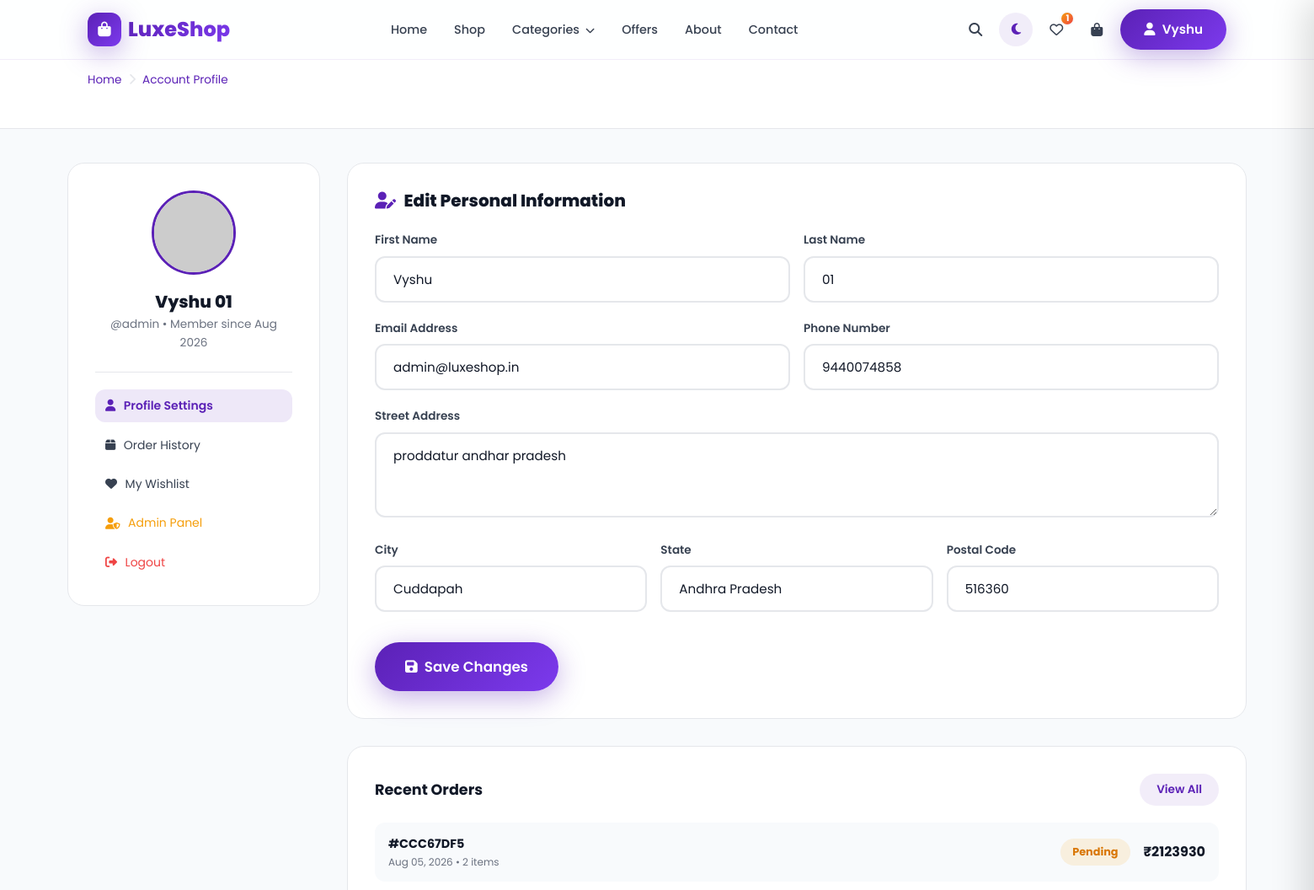
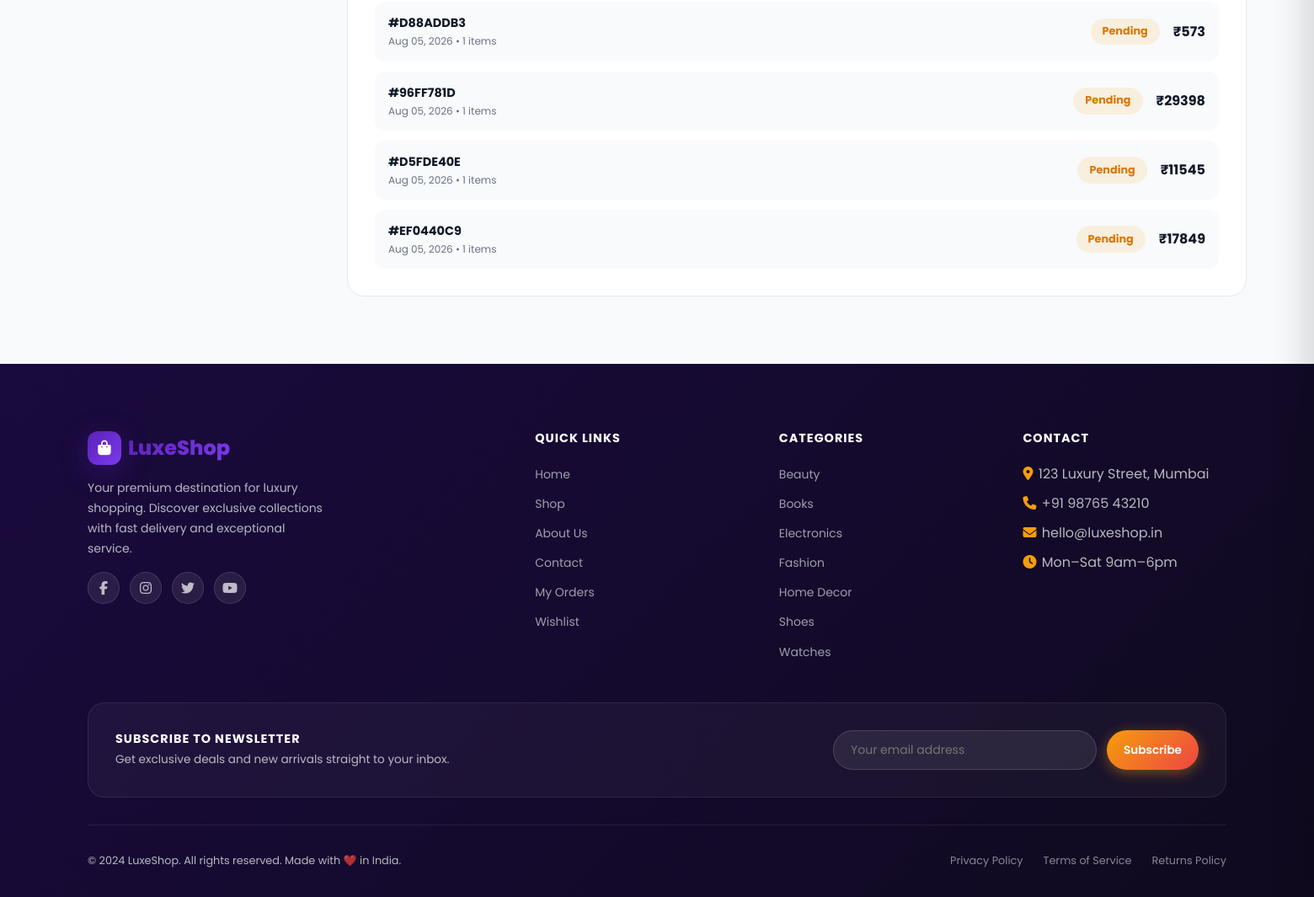
The page /users/profile/ (signed in) on the database its author committed (2 pictures, top to bottom).
### users/models.py (models this page shows, shortened)
class Profile(models.Model):
    user = models.OneToOneField(User, on_delete=models.CASCADE, related_name='profile')
    avatar = models.ImageField(upload_to='avatars/', blank=True, null=True)
    phone = models.CharField(max_length=15, blank=True)
    address = models.TextField(blank=True)
    city = models.CharField(max_length=100, blank=True)
    state = models.CharField(max_length=100, blank=True)
    postal_code = models.CharField(max_length=10, blank=True)
    created_at = models.DateTimeField(auto_now_add=True)
    @property
    def avatar_url(self):
        if self.avatar:
            return self.avatar.url
        return f"https://ui-avatars.com/api/?name={self.user.get_full_name() or self.user.username}&background=5B21B6&color=fff&size=150"

### store/models.py (models this page shows, shortened)
class Order(models.Model):
    STATUS_CHOICES = [
        ('pending', 'Pending'),
        ('confirmed', 'Confirmed'),
        ('packed', 'Packed'),
        ('shipped', 'Shipped'),
        ('delivered', 'Delivered'),
        ('cancelled', 'Cancelled'),
    ]
    PAYMENT_CHOICES = [
        ('cod', 'Cash on Delivery'),
        ('card', 'Credit/Debit Card'),
        ('upi', 'UPI'),
    ]
    order_id = models.UUIDField(default=uuid.uuid4, editable=False, unique=True)
    user = models.ForeignKey(User, on_delete=models.CASCADE, related_name='orders')
    status = models.CharField(max_length=20, choices=STATUS_CHOICES, default='pending')
    payment_method = models.CharField(max_length=10, choices=PAYMENT_CHOICES, default='cod')
    full_name = models.CharField(max_length=150)
    email = models.EmailField()
    phone = models.CharField(max_length=15)
    address = models.TextField()
    city = models.CharField(max_length=100)
    state = models.CharField(max_length=100)
    postal_code = models.CharField(max_length=10)
    subtotal = models.DecimalField(max_digits=10, decimal_places=2)
    discount = models.DecimalField(max_digits=10, decimal_places=2, default=0)
    shipping = models.DecimalField(max_digits=10, decimal_places=2, default=0)
    tax = models.DecimalField(max_digits=10, decimal_places=2, default=0)
    total = models.DecimalField(max_digits=10, decimal_places=2)
    coupon = models.ForeignKey(Coupon, on_delete=models.SET_NULL, null=True, blank=True)
    created_at = models.DateTimeField(auto_now_add=True)
    updated_at = models.DateTimeField(auto_now=True)
    class Meta:
        ordering = ['-created_at']
    @property
    def short_id(self):
        return str(self.order_id)[:8].upper()

class Category(models.Model):
    name = models.CharField(max_length=100)
    slug = models.SlugField(unique=True, blank=True)
    icon = models.CharField(max_length=100, default='fas fa-tag')
    image = models.ImageField(upload_to='categories/', blank=True, null=True)
    description = models.TextField(blank=True)
    created_at = models.DateTimeField(auto_now_add=True)
    class Meta:
        verbose_name_plural = 'Categories'
        ordering = ['name']

### users/views.py (the view)
# urls.py: path('profile/', views.profile_view, name='profile'),
@login_required
def profile_view(request):
    profile, _ = Profile.objects.get_or_create(user=request.user)
    orders = request.user.orders.all()[:5]
    if request.method == 'POST':
        form = ProfileUpdateForm(request.POST, request.FILES, instance=profile)
        if form.is_valid():
            request.user.first_name = form.cleaned_data['first_name']
            request.user.last_name = form.cleaned_data['last_name']
            request.user.email = form.cleaned_data['email']
            request.user.save()
            form.save()
            messages.success(request, 'Profile updated successfully!')
            return redirect('profile')
    else:
        form = ProfileUpdateForm(instance=profile, initial={
            'first_name': request.user.first_name,
            'last_name': request.user.last_name,
            'email': request.user.email,
        })
    return render(request, 'users/profile.html', {
        'form': form,
        'profile': profile,
        'orders': orders,
    })

### templates/users/profile.html (shortened to what this page needs)
{% extends 'base.html' %}
{% load static %}
{% block content %}
<div style="padding-top:70px">
  <div style="background:var(--card-bg);border-bottom:1px solid var(--border);padding:0.875rem 0">
    <div class="container">
      <div class="breadcrumb">
        <a href="{% url 'home' %}">Home</a>
        <span class="breadcrumb-sep"><i class="fas fa-chevron-right"></i></span>
        <span style="color:var(--primary)">Account Profile</span>
      </div>
    </div>
  </div>
  <div class="container section-padding" style="padding-top:2.5rem">
    <div style="display:grid;grid-template-columns:300px 1fr;gap:2rem;align-items:start" class="checkout-layout">
      <div style="background:var(--card-bg);border:1px solid var(--border);border-radius:var(--radius);padding:2rem;text-align:center">
        <div style="position:relative;width:100px;height:100px;margin:0 auto 1.25rem">
          <img src="{{ profile.avatar_url }}" alt="{{ user.username }}"
               style="width:100px;height:100px;border-radius:50%;object-fit:cover;border:3px solid var(--primary)">
        </div>
        <h2 style="font-size:1.25rem;font-weight:800;margin-bottom:0.25rem">{{ user.get_full_name|default:user.username }}</h2>
        <p style="font-size:0.85rem;color:var(--text-light);margin-bottom:1.5rem">@{{ user.username }} • Member since {{ user.date_joined|date:"M Y" }}</p>
        <div style="display:flex;flex-direction:column;gap:0.5rem;text-align:left;border-top:1px solid var(--border);padding-top:1.25rem">
          <a href="{% url 'profile' %}" class="filter-option active">
            <i class="fas fa-user"></i> Profile Settings
          </a>
          <a href="{% url 'order_history' %}" class="filter-option">
            <i class="fas fa-box"></i> Order History
          </a>
          <a href="{% url 'wishlist' %}" class="filter-option">
            <i class="fas fa-heart"></i> My Wishlist
          </a>
          {% if user.is_staff %}
          <a href="/admin/" target="_blank" class="filter-option" style="color:var(--accent)">
            <i class="fas fa-user-shield"></i> Admin Panel
          </a>
          {% endif %}
          <a href="{% url 'logout' %}" class="filter-option" style="color:var(--danger)">
            <i class="fas fa-right-from-bracket"></i> Logout
          </a>
        </div>
      </div>
      <div>
        <div style="background:var(--card-bg);border:1px solid var(--border);border-radius:var(--radius);padding:2rem;margin-bottom:2rem">
          <h2 style="font-size:1.25rem;font-weight:800;margin-bottom:1.5rem;display:flex;align-items:center;gap:0.6rem">
            <i class="fas fa-user-pen" style="color:var(--primary)"></i> Edit Personal Information
          </h2>
          <form method="post" enctype="multipart/form-data">
            <div style="display:grid;grid-template-columns:1fr 1fr;gap:1rem">
              <div class="form-group">
                <label class="form-label">First Name</label>
                {{ form.first_name }}
              </div>
              <div class="form-group">
                <label class="form-label">Last Name</label>
                {{ form.last_name }}
              </div>
            </div>
            <div style="display:grid;grid-template-columns:1fr 1fr;gap:1rem">
              <div class="form-group">
                <label class="form-label">Email Address</label>
                {{ form.email }}
              </div>
              <div class="form-group">
                <label class="form-label">Phone Number</label>
                {{ form.phone }}
              </div>
            </div>
            <div class="form-group">
              <label class="form-label">Street Address</label>
              {{ form.address }}
            </div>
            <div style="display:grid;grid-template-columns:1fr 1fr 1fr;gap:1rem">
              <div class="form-group">
                <label class="form-label">City</label>
                {{ form.city }}
              </div>
              <div class="form-group">
                <label class="form-label">State</label>
                {{ form.state }}
              </div>
              <div class="form-group">
                <label class="form-label">Postal Code</label>
                {{ form.postal_code }}
              </div>
            </div>
            <button type="submit" class="btn btn-primary btn-lg" style="margin-top:1rem">
              <i class="fas fa-floppy-disk"></i> Save Changes
            </button>
          </form>
        </div>
        {% if orders %}
        <div style="background:var(--card-bg);border:1px solid var(--border);border-radius:var(--radius);padding:2rem">
          <div style="display:flex;align-items:center;justify-content:space-between;margin-bottom:1.25rem">
            <h2 style="font-size:1.1rem;font-weight:700">Recent Orders</h2>
            <a href="{% url 'order_history' %}" class="btn btn-ghost btn-sm">View All</a>
          </div>
          <div style="display:flex;flex-direction:column;gap:0.75rem">
            {% for order in orders %}
            <div style="display:flex;align-items:center;justify-content:space-between;padding:0.875rem 1rem;background:var(--bg);border-radius:var(--radius-sm)">
              <div>
                <div style="font-weight:700;font-size:0.9rem">#{{ order.short_id }}</div>
                <div style="font-size:0.75rem;color:var(--text-light)">{{ order.created_at|date:"M d, Y" }} • {{ order.items.count }} items</div>
              </div>
              <div style="display:flex;align-items:center;gap:1rem">
                <span class="order-status-badge status-{{ order.status }}">{{ order.get_status_display }}</span>
                <span style="font-weight:700">₹{{ order.total|floatformat:0 }}</span>
              </div>
            </div>
            {% endfor %}
          </div>
        </div>
        {% endif %}
      </div>
    </div>
  </div>
</div>
{% endblock %}

### templates/base.html (shortened to what this page needs)
{% load static %}
<!DOCTYPE html>
<html lang="en" data-theme="light">
<head>
  <link rel="stylesheet" href="https://cdnjs.cloudflare.com/ajax/libs/font-awesome/6.5.0/css/all.min.css">
  <link rel="stylesheet" href="{% static 'css/main.css' %}">
  <link rel="stylesheet" href="{% static 'css/animations.css' %}">
  <link rel="stylesheet" href="{% static 'css/responsive.css' %}">
</head>
<body class="page-animate">
<nav class="navbar" id="navbar">
  <div class="container">
    <div class="navbar-inner">
      <a href="{% url 'home' %}" class="navbar-logo">
        <div class="logo-icon"><i class="fas fa-bag-shopping"></i></div>
        <span class="logo-text">LuxeShop</span>
      </a>
      <ul class="navbar-nav">
        <li><a href="{% url 'home' %}" class="nav-link">Home</a></li>
        <li><a href="{% url 'shop' %}" class="nav-link">Shop</a></li>
        <li class="dropdown">
          <a href="{% url 'shop' %}" class="nav-link">Categories <i class="fas fa-chevron-down" style="font-size:0.7rem;margin-left:0.2rem"></i></a>
        </li>
        <li><a href="{% url 'shop' %}?sort=offers" class="nav-link">Offers</a></li>
        <li><a href="{% url 'about' %}" class="nav-link">About</a></li>
        <li><a href="{% url 'contact' %}" class="nav-link">Contact</a></li>
      </ul>
      <div class="navbar-actions">
        <button class="nav-icon-btn" id="searchBtn" title="Search" aria-label="Search">
          <i class="fas fa-search"></i>
        </button>
        <button class="nav-icon-btn theme-toggle" id="themeToggle" title="Toggle Dark Mode" aria-label="Toggle dark mode">
          <i class="fas fa-moon"></i>
        </button>
        <a href="{% url 'wishlist' %}" class="nav-icon-btn" title="Wishlist" aria-label="Wishlist">
          <i class="far fa-heart"></i>
          {% if wishlist_count %}
          <span class="badge wishlist-badge">{{ wishlist_count }}</span>
          {% endif %}
        </a>
        <button class="nav-icon-btn" data-open-cart id="cartToggleBtn" title="Shopping Cart" aria-label="Shopping Cart">
          <i class="fas fa-bag-shopping"></i>
        </button>
        {% if user.is_authenticated %}
        <div class="dropdown" style="position:relative">
          <a href="{% url 'profile' %}" class="btn btn-login">
            <i class="fas fa-user"></i>
            <span>{{ user.first_name|default:user.username }}</span>
          </a>
        </div>
        {% else %}
        <a href="{% url 'login' %}" class="btn btn-login">
          <i class="fas fa-right-to-bracket"></i>
          <span>Login</span>
        </a>
        {% endif %}
      </div>
    </div>
  </div>
</nav>
<main>
  {% block content %}{% endblock %}
</main>
<footer class="footer">
  <div class="container">
    <div class="footer-grid">
      <div class="footer-brand">
        <a href="{% url 'home' %}" class="navbar-logo">
          <div class="logo-icon"><i class="fas fa-bag-shopping"></i></div>
          <span class="logo-text">LuxeShop</span>
        </a>
        <p>Your premium destination for luxury shopping. Discover exclusive collections with fast delivery and exceptional service.</p>
        <div class="social-links">
          <a href="#" class="social-link" aria-label="Facebook"><i class="fab fa-facebook-f"></i></a>
          <a href="#" class="social-link" aria-label="Instagram"><i class="fab fa-instagram"></i></a>
          <a href="#" class="social-link" aria-label="Twitter"><i class="fab fa-twitter"></i></a>
          <a href="#" class="social-link" aria-label="YouTube"><i class="fab fa-youtube"></i></a>
        </div>
      </div>
      <div>
        <h4>Quick Links</h4>
        <ul class="footer-links">
          <li><a href="{% url 'home' %}">Home</a></li>
          <li><a href="{% url 'shop' %}">Shop</a></li>
          <li><a href="{% url 'about' %}">About Us</a></li>
          <li><a href="{% url 'contact' %}">Contact</a></li>
          {% if user.is_authenticated %}
          <li><a href="{% url 'order_history' %}">My Orders</a></li>
          <li><a href="{% url 'wishlist' %}">Wishlist</a></li>
          {% endif %}
        </ul>
      </div>
      <div>
        <h4>Categories</h4>
        <ul class="footer-links">
          {% for cat in all_categories %}
          <li><a href="{% url 'shop' %}?category={{ cat.slug }}">{{ cat.name }}</a></li>
          {% endfor %}
        </ul>
      </div>
      <div>
        <h4>Contact</h4>
        <ul class="footer-links">
          <li><i class="fas fa-map-marker-alt" style="color:var(--accent);margin-right:0.4rem"></i>123 Luxury Street, Mumbai</li>
          <li><i class="fas fa-phone" style="color:var(--accent);margin-right:0.4rem"></i>+91 98765 43210</li>
          <li><i class="fas fa-envelope" style="color:var(--accent);margin-right:0.4rem"></i>hello@luxeshop.in</li>
          <li><i class="fas fa-clock" style="color:var(--accent);margin-right:0.4rem"></i>Mon–Sat 9am–6pm</li>
        </ul>
      </div>
    </div>
    <div style="background:rgba(255,255,255,0.04);border:1px solid rgba(255,255,255,0.08);border-radius:var(--radius);padding:2rem;margin-bottom:2rem;display:flex;align-items:center;justify-content:space-between;flex-wrap:wrap;gap:1.5rem">
      <div>
        <h4 style="color:white;margin-bottom:0.25rem">Subscribe to Newsletter</h4>
        <p style="font-size:0.85rem">Get exclusive deals and new arrivals straight to your inbox.</p>
      </div>
      <form onsubmit="subscribeNewsletter(event)" style="display:flex;gap:0.75rem">
        <input type="email" placeholder="Your email address" style="padding:0.75rem 1.25rem;border-radius:var(--radius-full);border:1px solid rgba(255,255,255,0.15);background:rgba(255,255,255,0.08);color:white;font-family:inherit;font-size:0.875rem;min-width:250px;outline:none" required>
        <button type="submit" class="btn btn-accent btn-sm">Subscribe</button>
      </form>
    </div>
    <div class="footer-bottom">
      <p>© 2024 LuxeShop. All rights reserved. Made with ❤️ in India.</p>
      <div style="display:flex;gap:1.5rem">
        <a href="#" style="color:rgba(255,255,255,0.5);font-size:0.8rem;transition:color 0.2s" onmouseover="this.style.color='#F59E0B'" onmouseout="this.style.color='rgba(255,255,255,0.5)'">Privacy Policy</a>
        <a href="#" style="color:rgba(255,255,255,0.5);font-size:0.8rem;transition:color 0.2s" onmouseover="this.style.color='#F59E0B'" onmouseout="this.style.color='rgba(255,255,255,0.5)'">Terms of Service</a>
        <a href="#" style="color:rgba(255,255,255,0.5);font-size:0.8rem;transition:color 0.2s" onmouseover="this.style.color='#F59E0B'" onmouseout="this.style.color='rgba(255,255,255,0.5)'">Returns Policy</a>
      </div>
    </div>
  </div>
</footer>
</body>
</html>

### rows shown on the page
Profile: phone "9440074858", address "proddatur andhar pradesh", city "Cuddapah", state "Andhra Pradesh", postal_code "516360"
Order: short_id "CCC67DF5", created_at "Aug 05, 2026", items.count "2", status "Pending", total "2123930"
Order: short_id "D88ADDB3", created_at "Aug 05, 2026", items.count "1", status "Pending", total "573"
Order: short_id "96FF781D", created_at "Aug 05, 2026", items.count "1", status "Pending", total "29398"
Order: short_id "D5FDE40E", created_at "Aug 05, 2026", items.count "1", status "Pending", total "11545"
Order: short_id "EF0440C9", created_at "Aug 05, 2026", items.count "1", status "Pending", total "17849"
Category: name "Beauty"
Category: name "Books"
Category: name "Electronics"
Category: name "Fashion"
Category: name "Home Decor"
Category: name "Shoes"
Category: name "Watches"

### other values the page prints
{{ wishlist_count }} "1"
{{ user.first_name|default:user.username }} "Vyshu"
{{ user.get_full_name|default:user.username }} "Vyshu 01"
{{ user.username }} "admin"
{{ user.date_joined|date:"M Y" }} "Aug 2026"
